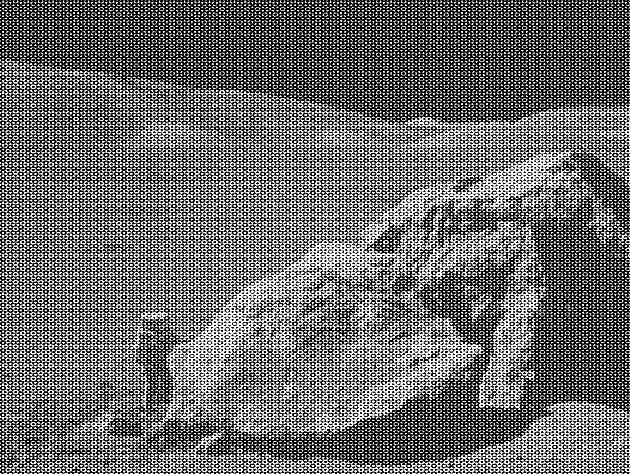
#> input picture moonlanding.png, 630 x 474 px
$ jupyter execute --allow-errors 09ex_Algorithms.ipynb
#> lines starting #> are read from the running program, lines starting #| are printed output that depends on the picture
1\. **Maximum wind speed prediction at the Sprogø station**

The exercise goal is to predict the maximum wind speed occurring every 50 years even if no measure exists for such a period. The available data are only measured over 21 years at the Sprogø meteorological station located in Denmark.

The annual maxima are supposed to fit a normal probability density function. However such function is not going to be estimated because it gives a probability from a wind speed maxima. Finding the maximum wind speed occurring every 50 years requires the opposite approach, the result needs to be found from a defined probability. That is the quantile function role and the exercise goal will be to find it. In the current model, it is supposed that the maximum wind speed occurring every 50 years is defined as the upper 2% quantile.

By definition, the quantile function is the inverse of the cumulative distribution function. The latter describes the probability distribution of an annual maxima. In the exercise, the cumulative probability $p_i$ for a given year i is defined as $p_i = i/(N+1)$ with $N = 21$, the number of measured years. Thus it will be possible to calculate the cumulative probability of every measured wind speed maxima. From those experimental points, the scipy.interpolate module will be very useful for fitting the quantile function. Finally the 50 years maxima is going to be evaluated from the cumulative probability of the 2% quantile.

Practically, load the dataset:

```python
import numpy as np
max_speeds = np.load('max-speeds.npy')
years_nb = max_speeds.shape[0]
```

Compute then the cumulative probability $p_i$ (`cprob`) and sort the maximum speeds from the data. Use then the  UnivariateSpline from scipy.interpolate to define a quantile function and thus estimate the probabilities.

In the current model, the maximum wind speed occurring every 50 years is defined as the upper 2% quantile. As a result, the cumulative probability value will be:

```python
fifty_prob = 1. - 0.02
```

So the storm wind speed occurring every 50 years can be guessed as:

``` python
fifty_wind = quantile_func(fifty_prob)
```

[cell 1]
import numpy as np
from scipy.interpolate import UnivariateSpline

#> (the rest of this cell did not finish here and is left out)

2\. **Curve fitting of temperature in Alaska**

The temperature extremes in Alaska for each month, starting in January, are given by (in degrees Celcius):

max:  17,  19,  21,  28,  33,  38, 37,  37,  31,  23,  19,  18

min: -62, -59, -56, -46, -32, -18, -9, -13, -25, -46, -52, -58

* Plot these temperature extremes.
* Define a function that can describe min and max temperatures.
* Fit this function to the data with scipy.optimize.curve_fit().
* Plot the result. Is the fit reasonable? If not, why?
* Is the time offset for min and max temperatures the same within the fit accuracy?

[cell 2]
import numpy as np
import matplotlib.pyplot as plt
from scipy import optimize

min_temp = np.array([-62, -59, -56, -46, -32, -18, -9, -13, -25, -46, -52, -58])
max_temp = np.array([17, 19, 21, 28, 33, 38, 37, 37, 31, 23, 19, 18])

# Plot temperature extremes
months = np.arange(12)
plt.figure(figsize=(8, 6))
plt.scatter(months, min_temp, label='Min Temperatures', color='blue')
plt.scatter(months, max_temp, label='Max Temperatures', color='red')
plt.xlabel("Month")
plt.ylabel("Temperature [°C]")
plt.title("Temperature extremes in Alaska")
plt.legend(loc='best')

# Define and fit a function to describe them
def temp_f(times, avg, ampl, phi):
    return avg + ampl * np.cos((times + phi) * 2 * np.pi / 12)

params_min, _ = optimize.curve_fit(temp_f, months, min_temp)
params_max, _ = optimize.curve_fit(temp_f, months, max_temp)
days = np.linspace(0, 11, 365)
plt.xticks(months, ['Gen', 'Feb', 'Mar', 'Apr', 'Mag', 'Giu', 'Lug', 'Ago', 'Set', 'Ott', 'Nov', 'Dic'])
plt.plot(days, temp_f(days, *params_min), 'b-', label='Fit Minimo')
plt.plot(days, temp_f(days, *params_max), 'r-', label='Fit Massimo')

plt.show()
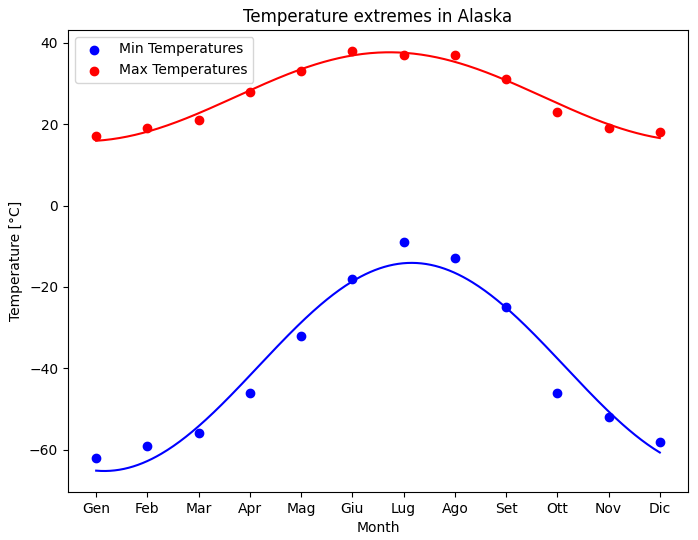
#> figure drawn by matplotlib, 1 panel; curve peaks at x = 6.16, y = -14.09; curve peaks at x = 5.71, y = 37.68

3\. **2D minimization of a six-hump camelback function**

$$
f(x,y) = \left(4-2.1x^2+\frac{x^4}{3} \right) x^2 +xy + (4y^2 -4)y^2
$$

has multiple global and local minima. Find the global minima of this function.

Hints:

* Variables can be restricted to $-2 < x < 2$ and $-1 < y < 1$.
* Use numpy.meshgrid() and pylab.imshow() to find visually the regions.
* Use scipy.optimize.minimize(), optionally trying out several of its methods.

How many global minima are there, and what is the function value at those points? What happens for an initial guess of $(x, y) = (0, 0)$ ?

[cell 3]
import numpy as np
from scipy import optimize

# Def of the function
def f(p):
    x, y = p
    return (4 - 2.1 * x**2 + x**4/3)*x**2 + x*y + (4*y**2 - 4)*y**2

# Visualization of the function
x = np.linspace(-2, 2, 100)
y = np.linspace(-1, 1, 100)
X, Y = np.meshgrid(x, y)
Z = f([X, Y])

plt.imshow(Z, extent=[-2, 2, -1, 1], origin='lower', cmap='viridis')
plt.colorbar(label='f(x, y)')
plt.title('Plot of the function')
plt.show()
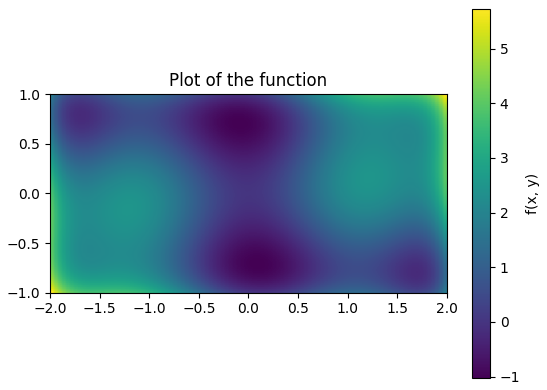
#> figure drawn by matplotlib, 2 panels


# Minima
res1 = optimize.minimize(f, x0=[0.1,0.5])
res2 = optimize.minimize(f, x0=[-0.1,-0.5])

print(f"First minimum: x={res1.x[0]:.4f}, y={res1.x[1]:.4f}, f(x,y)={res1.fun:.4f}")
print(f"Second minimum: x={res2.x[0]:.4f}, y={res2.x[1]:.4f}, f(x,y)={res2.fun:.4f}")

4\. **FFT of a simple dataset**

Performe a periodicity analysis on the lynxs-hares population

[cell 4]
import numpy as np
import matplotlib.pyplot as plt
from scipy import fftpack

# Data from a public repository (??)
url = "https://raw.githubusercontent.com/scipy-lectures/scipy-lecture-notes/master/data/populations.txt"
#> (the rest of this cell did not finish here and is left out)

5\. **FFT of an image**

* Examine the provided image `moonlanding.png`, which is heavily contaminated with periodic noise. In this exercise, we aim to clean up the noise using the Fast Fourier Transform.
* Load the image using pylab.imread().
* Find and use the 2-D FFT function in scipy.fftpack, and plot the spectrum (Fourier transform of) the image. Do you have any trouble visualising the spectrum? If so, why?
* The spectrum consists of high and low frequency components. The noise is contained in the high-frequency part of the spectrum, so set some of those components to zero (use array slicing).
* Apply the inverse Fourier transform to see the resulting image.

[cell 5]
import numpy as np
import matplotlib.pyplot as plt
from scipy import fftpack

img = plt.imread('moonlanding.png')
#> img is the input picture: shape (474, 630) float32; min 0, max 1, mean 0.424
im_fft = fftpack.fft2(img)

# Visualize the spectrum
plt.figure()
plt.imshow(np.log(1 + np.abs(fftpack.fftshift(im_fft))), cmap='gray')
plt.title('Fourier spectrum (Log scale)')

# Put higher frequencies to zero with array slicing
im_fft_filt = im_fft.copy()
keep_fraction = 0.1
r, c = im_fft_filt.shape
#> r = 474; c = 630
im_fft_filt[int(r*keep_fraction):int(r*(1-keep_fraction)), :] = 0
im_fft_filt[:, int(c*keep_fraction):int(c*(1-keep_fraction))] = 0

# Clear image
img_new = fftpack.ifft2(im_fft_filt).real
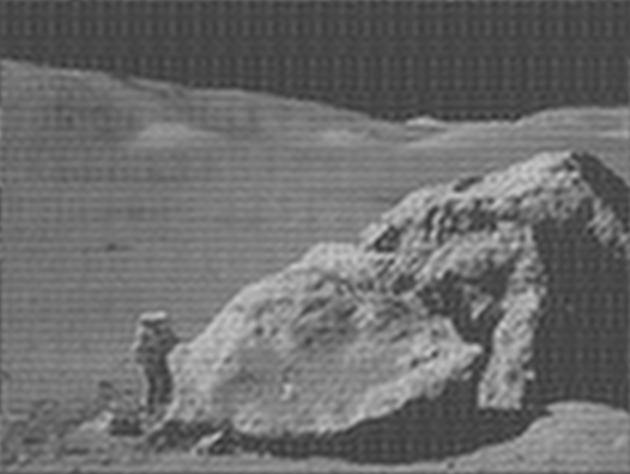
#> img_new: shape (474, 630) float32; min 0.184, max 0.791, mean 0.424
plt.figure(figsize=(10,5))
plt.subplot(121), plt.imshow(img, cmap='gray'), plt.title('Original (Noisy)')
plt.subplot(122), plt.imshow(img_new, cmap='gray'), plt.title('Cleared')
plt.show()
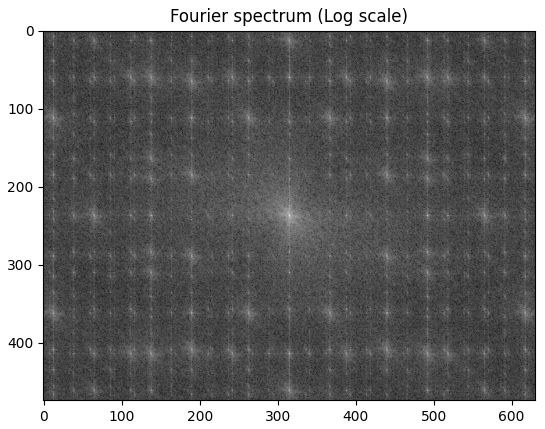
#> figure drawn by matplotlib, 1 panel
